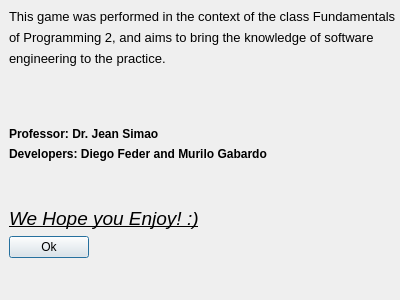
<?xml version="1.0" encoding="UTF-8"?>
<ui version="4.0">
 <class>MyCreditsDialog</class>
 <widget class="QDialog" name="MyCreditsDialog">
  <property name="geometry">
   <rect>
    <x>0</x>
    <y>0</y>
    <width>400</width>
    <height>300</height>
   </rect>
  </property>
  <property name="windowTitle">
   <string>Dialog</string>
  </property>
  <widget class="QWidget" name="">
   <property name="geometry">
    <rect>
     <x>9</x>
     <y>9</y>
     <width>389</width>
     <height>249</height>
    </rect>
   </property>
   <layout class="QVBoxLayout" name="verticalLayout_4">
    <item>
     <layout class="QVBoxLayout" name="verticalLayout">
      <item>
       <widget class="QLabel" name="label">
        <property name="text">
         <string>&lt;html&gt;&lt;head/&gt;&lt;body&gt;&lt;p&gt;&lt;span style=&quot; font-size:10pt;&quot;&gt;This game was performed in the context of the class Fundamentals&lt;/span&gt;&lt;/p&gt;&lt;/body&gt;&lt;/html&gt;</string>
        </property>
       </widget>
      </item>
      <item>
       <widget class="QLabel" name="label_2">
        <property name="text">
         <string>&lt;html&gt;&lt;head/&gt;&lt;body&gt;&lt;p&gt;&lt;span style=&quot; font-size:10pt;&quot;&gt;of Programming 2, and aims to bring the knowledge of software&lt;/span&gt;&lt;/p&gt;&lt;/body&gt;&lt;/html&gt;</string>
        </property>
       </widget>
      </item>
      <item>
       <widget class="QLabel" name="label_3">
        <property name="text">
         <string>&lt;html&gt;&lt;head/&gt;&lt;body&gt;&lt;p&gt;&lt;span style=&quot; font-size:10pt;&quot;&gt;engineering to the practice.&lt;/span&gt;&lt;/p&gt;&lt;/body&gt;&lt;/html&gt;</string>
        </property>
       </widget>
      </item>
     </layout>
    </item>
    <item>
     <layout class="QVBoxLayout" name="verticalLayout_2">
      <item>
       <spacer name="verticalSpacer">
        <property name="orientation">
         <enum>Qt::Vertical</enum>
        </property>
        <property name="sizeHint" stdset="0">
         <size>
          <width>20</width>
          <height>31</height>
         </size>
        </property>
       </spacer>
      </item>
      <item>
       <widget class="QLabel" name="label_6">
        <property name="text">
         <string>&lt;html&gt;&lt;head/&gt;&lt;body&gt;&lt;p&gt;&lt;span style=&quot; font-weight:600;&quot;&gt;Professor: Dr. Jean Simao&lt;/span&gt;&lt;/p&gt;&lt;/body&gt;&lt;/html&gt;</string>
        </property>
       </widget>
      </item>
      <item>
       <widget class="QLabel" name="label_5">
        <property name="text">
         <string>&lt;html&gt;&lt;head/&gt;&lt;body&gt;&lt;p&gt;&lt;span style=&quot; font-weight:600;&quot;&gt;Developers: Diego Feder and Murilo Gabardo&lt;/span&gt;&lt;/p&gt;&lt;/body&gt;&lt;/html&gt;</string>
        </property>
       </widget>
      </item>
     </layout>
    </item>
    <item>
     <layout class="QVBoxLayout" name="verticalLayout_3">
      <item>
       <spacer name="verticalSpacer_2">
        <property name="orientation">
         <enum>Qt::Vertical</enum>
        </property>
        <property name="sizeHint" stdset="0">
         <size>
          <width>20</width>
          <height>40</height>
         </size>
        </property>
       </spacer>
      </item>
      <item>
       <widget class="QLabel" name="label_4">
        <property name="text">
         <string>&lt;html&gt;&lt;head/&gt;&lt;body&gt;&lt;p&gt;&lt;span style=&quot; font-size:14pt; font-style:italic; text-decoration: underline;&quot;&gt;We Hope you Enjoy! :)&lt;/span&gt;&lt;/p&gt;&lt;/body&gt;&lt;/html&gt;</string>
        </property>
       </widget>
      </item>
      <item>
       <layout class="QHBoxLayout" name="horizontalLayout">
        <item>
         <widget class="QPushButton" name="pushButton">
          <property name="text">
           <string>Ok</string>
          </property>
         </widget>
        </item>
        <item>
         <spacer name="horizontalSpacer">
          <property name="orientation">
           <enum>Qt::Horizontal</enum>
          </property>
          <property name="sizeHint" stdset="0">
           <size>
            <width>248</width>
            <height>20</height>
           </size>
          </property>
         </spacer>
        </item>
       </layout>
      </item>
     </layout>
    </item>
   </layout>
  </widget>
  <zorder>pushButton</zorder>
  <zorder>label</zorder>
  <zorder>label_2</zorder>
  <zorder>label_3</zorder>
  <zorder>label_4</zorder>
  <zorder>label_5</zorder>
  <zorder>label_6</zorder>
  <zorder>label</zorder>
  <zorder>horizontalSpacer</zorder>
  <zorder>verticalSpacer</zorder>
  <zorder></zorder>
  <zorder>verticalSpacer_2</zorder>
 </widget>
 <resources/>
 <connections/>
</ui>
